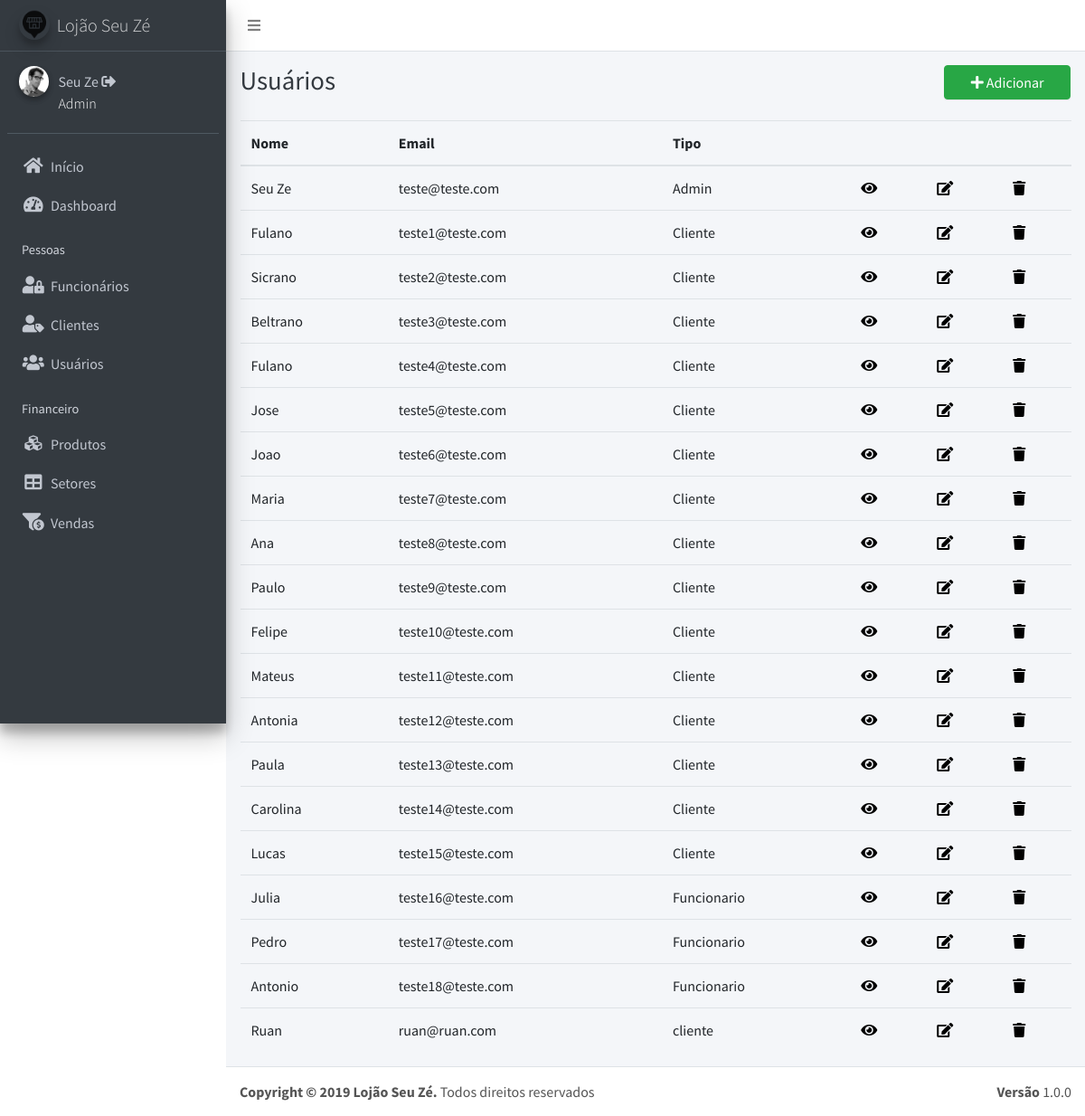
/listaUsuario.php (signed in), run on an earlier commit of the app's database.
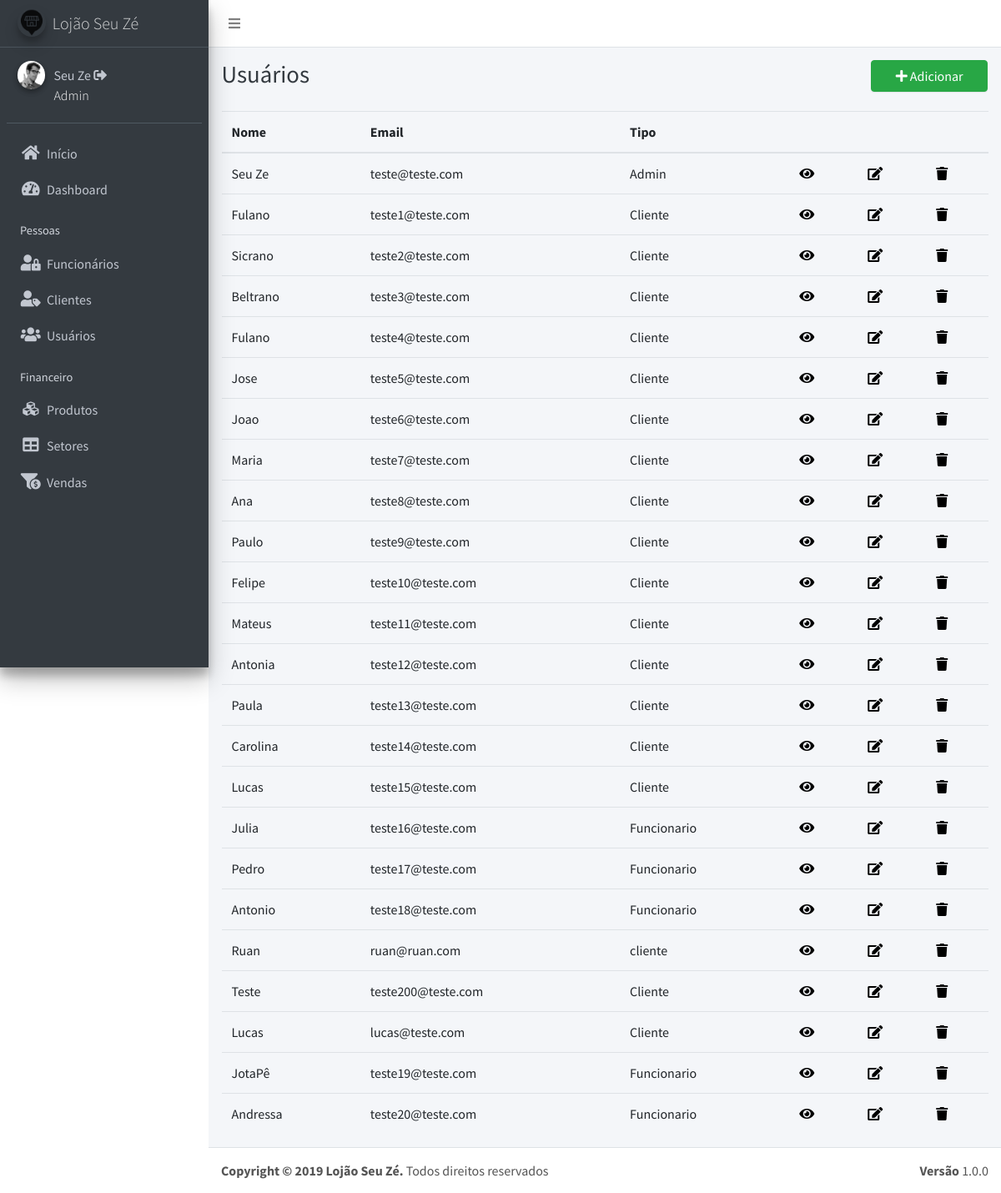
And on a later commit of the database.
### tables this page shows
CREATE TABLE `usuarios` (
  `id` int(11) NOT NULL,
  `email` varchar(20) NOT NULL,
  `senha` varchar(40) NOT NULL,
  `tipo` varchar(11) NOT NULL,
  `nome` varchar(50) NOT NULL,
  `telefone` varchar(12) NOT NULL,
  `cpf` varchar(14) NOT NULL,
  `endereco` varchar(40) NOT NULL,
  `complemento` varchar(40) DEFAULT NULL,
  `cidade` varchar(40) NOT NULL,
  `estado` varchar(40) NOT NULL,
  `cep` varchar(10) NOT NULL,
  `cnpj` varchar(40) DEFAULT NULL,
  `nid` varchar(10) DEFAULT NULL,
  `salario` varchar(11) DEFAULT NULL,
  `cargo` varchar(40) DEFAULT NULL
);

### listaUsuario.php (the view, shortened to what this page needs)
<?php require ('header.php'); ?>
<?php require ('dashboard.php'); ?>
<?php
if($_SESSION['cargo']=="Administrador"){
$sql = "SELECT * FROM usuarios ORDER BY id ASC";
$result = $conexao->query($sql);
?>
  <div class="content-wrapper">
    <div class="content-header">
      <div class="container-fluid">
        <div class="row mb-2">
          <div class="col-sm-3">
            <h1 class="m-0 text-dark">Usuários</h1>
          </div>
          <div class="col-sm-3">
          </div>
          <div class="col-sm-4">
          </div>
          <div class="col-sm-2">
            <a href="insertUsuario.php"><button type="button" class="btn btn-block btn-success"><i class="nav-icon fa fa-plus"></i> Adicionar</button></a>
          </div>
        </div>
      </div>
    </div>
    <section class="content">
      <div class="container-fluid">
        <div class="row">
          <section class="col-lg-12 connectedSortable">
            <table id="tabelinha" class="table table-hover">
              <thead>
                <tr>
                  <th>Nome</th>
                  <th>Email</th>
                  <th>Tipo</th>
                  <th></th>
                  <th></th>
                  <th></th>
                </tr>
              </thead>
              <tbody>
                <?php
                if ($result->num_rows > 0) {
                    while ($row = $result->fetch_assoc()) {
                        echo "<tr href='viewUsuario.php?id=".$row['id']."' >";
                        echo "<td>" .$row["nome"] . "</td>";
                        echo "<td>" .$row["email"] . "</td> ";
                        echo "<td>" .$row["tipo"] . "</td>";
                      ?>
                        <td><a href="viewUsuario.php?id=<?php echo $row['id'];?>" style="text-decoration: none;color: #000;" data-toggle="tooltip" title="Visualizar"><i class="fa fa-eye"></i></a></td>
                        <?php if($row['tipo'] == 'Cliente') { ?>
                        <td><a href="updateCliente.php?id=<?php echo $row['id'];?>" style="text-decoration: none;color: #000;" data-toggle="tooltip" title="Editar"><i class="fa fa-edit"></i></a></td>
                        <?php } elseif($row['tipo'] != 'Cliente' && $row['tipo'] != 'Funcionario') { ?>
                        <td><a href="updateUsuario.php?id=<?php echo $row['id'];?>" style="text-decoration: none;color: #000;" data-toggle="tooltip" title="Editar"><i class="fa fa-edit"></i></a></td>
                        <?php } ?>
                        <?php if($row['tipo'] == 'Funcionario') { ?>
                        <td><a href="updateFuncionario.php?id=<?php echo $row['id'];?>" style="text-decoration: none;color: #000;" data-toggle="tooltip" title="Editar"><i class="fa fa-edit"></i></a></td>
                        <?php } ?>
                        <td><a href="#" onclick="excluir(<?php echo $row['id'];?>)" style="text-decoration: none;color: #000;" data-toggle="tooltip" title="Excluir"><i class="fa fa-trash"></i></a></td>
                      <?php
                      echo "</tr>";
                    }
                }
                ?>
              </tbody>
            </table>
          </section>
        </div>
      </div>
    </section>
  </div>
<?php
  }
?>
<?php require ('footer.php');?>

### header.php (shortened to what this page needs)
<!DOCTYPE html>
<html>
<head>
  <link rel="stylesheet" href="https://use.fontawesome.com/releases/v5.8.1/css/all.css">
  <link rel="stylesheet" href="https://code.ionicframework.com/ionicons/2.0.1/css/ionicons.min.css">
  <link rel="stylesheet" href="dist/css/adminlte.min.css">
  <link rel="stylesheet" href="plugins/bootstrap-wysihtml5/bootstrap3-wysihtml5.min.css">
  <link rel="stylesheet" type="text/css" href="plugins/datatables/jquery.dataTables.css">
</head>
<body class="hold-transition sidebar-mini">
<div class="wrapper">
  <nav class="main-header navbar navbar-expand bg-white navbar-light border-bottom">
    <ul class="navbar-nav">
      <li class="nav-item">
        <a class="nav-link" data-widget="pushmenu" href="#"><i class="fa fa-bars"></i></a>
      </li>
    </ul>
  </nav>

### dashboard.php
<aside class="main-sidebar sidebar-dark-primary elevation-4">
   <a href="index.php" class="brand-link">
     <img src="dist/img/logo.png" alt="AdminLTE Logo" class="brand-image img-circle elevation-3"
          style="opacity: .8">
     <span class="brand-text font-weight-light">Lojão Seu Zé</span>
   </a>
   <div class="sidebar">
     <div class="user-panel mt-3 pb-3 mb-3 d-flex">
       <div class="image">
         <img src="dist/img/user2-160x160.jpg" class="img-circle elevation-2" alt="Imagem Usuário">
       </div>
       <div class="info">
         <a href="viewUsuario.php?id=<?php echo $_SESSION['id'] ?>"> <?php echo $_SESSION['nome'] ; ?></a> <a href="logout.php"><i data-toggle="tooltip" title="Logout " class="fa fa-sign-out-alt"></i></a>
         <span class="brand-text font-weight-light d-block" style="color: #FFF;"> <?php echo $_SESSION['tipo']; ?></span>
       </div>
     </div>
     <nav class="mt-2">
       <ul class="nav nav-pills nav-sidebar flex-column" data-widget="treeview" role="menu" data-accordion="false">
         <li class="nav-item">
           <a href="inicio.php" class="nav-link">
             <i class="nav-icon fa fa-home"></i>
             <p>
               Início
             </p>
           </a>
         </li>
         <?php if ($_SESSION['cargo'] == "Administrador") { ?>
         <li class="nav-item">
           <a href="index.php" class="nav-link">
             <i class="nav-icon fa fa-tachometer-alt"></i>
             <p>
               Dashboard
             </p>
           </a>
         </li>
         <?php } ?>
         <?php if ($_SESSION['cargo'] == "Administrador") { ?>
         <li class="nav-header">Pessoas</li>
         <li class="nav-item">
           <a href="listaFuncionarios.php" class="nav-link">
             <i class="nav-icon fa fa-user-lock"></i>
             <p>
               Funcionários
             </p>
           </a>
         </li>
         <li class="nav-item">
           <a href="listaClientes.php" class="nav-link">
             <i class="nav-icon fa fa-user-tag"></i>
             <p>
               Clientes
             </p>
           </a>
         </li>
         <li class="nav-item">
           <a href="listaUsuario.php" class="nav-link">
             <i class="nav-icon fa fa-users"></i>
             <p>
               Usuários
             </p>
           </a>
         </li>
         <li class="nav-header">Financeiro</li>
         <?php } ?>
          <li class="nav-item">
           <a href="#" class="nav-link">
             <i class="nav-icon fa fa-cubes"></i>
             <p>
               Produtos
             </p>
           </a>
         </li>
         <?php if ($_SESSION['cargo'] == "Administrador") { ?>
         <li class="nav-item">
           <a href="listaSetores.php" class="nav-link">
             <i class="nav-icon fa fa-table"></i>
             <p>
               Setores
             </p>
           </a>
         </li>
         <?php } ?>
         <?php if ($_SESSION['cargo'] == "Administrador" || $_SESSION['cargo'] == "Vendedor") { ?>
         <li class="nav-item">
           <a href="#" class="nav-link">
             <i class="nav-icon fa fa-funnel-dollar "></i>
             <p>
               Vendas
             </p>
           </a>
         </li>
         <?php } ?>
       </ul>
     </nav>
   </div>
 </aside>

### footer.php (shortened to what this page needs)
  <footer class="main-footer">
    <strong>Copyright &copy; 2019 Lojão Seu Zé.</strong>
    Todos direitos reservados
    <div class="float-right d-none d-sm-inline-block">
      <b>Versão</b> 1.0.0
    </div>
  </footer>
</div>
</body>
</html>

What changed in the data, as far as the page shows it:
added usuarios: nome "Teste", email "teste200@teste.com", tipo "Cliente"
added usuarios: nome "Lucas", email "lucas@teste.com", tipo "Cliente"
added usuarios: nome "JotaPê", email "teste19@teste.com", tipo "Funcionario"
added usuarios: nome "Andressa", email "teste20@teste.com", tipo "Funcionario"
